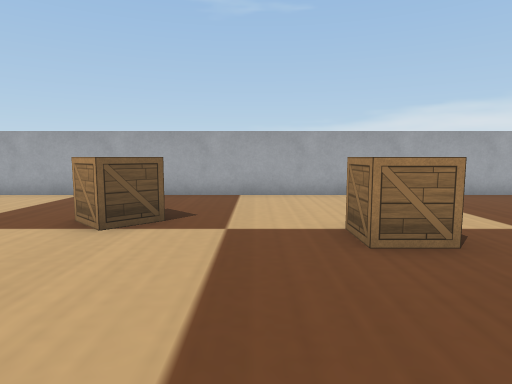
view 1 (above)

17 first-person views from a walk through a robot-simulator world made for Webots. The camera is 0.06 m above the floor, tilts 6° down and sees 75° across. The floor is counted in squares, 0.05 m on a side. Each view is taken from the middle of a square. On the plan, view 1 faces up. The plan holds only what a view shows up to about 13 squares ahead; the rest is blank. The robots in the file are not drawn. Webots' stock objects and surfaces are drawn as simple stand-ins.

view 2
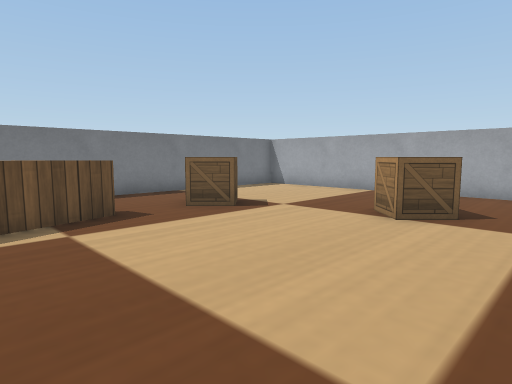

view 3
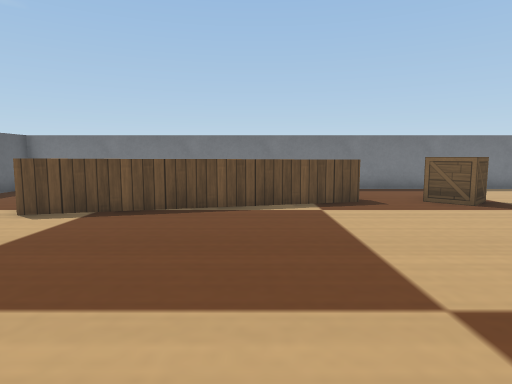

view 4
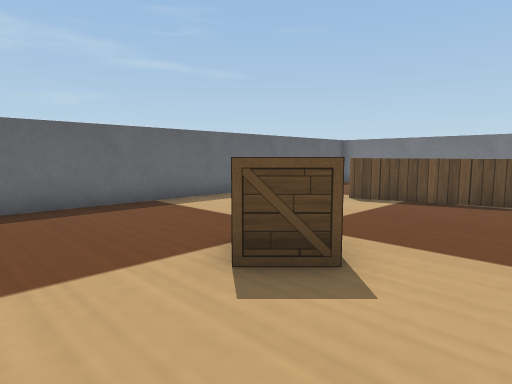

view 5
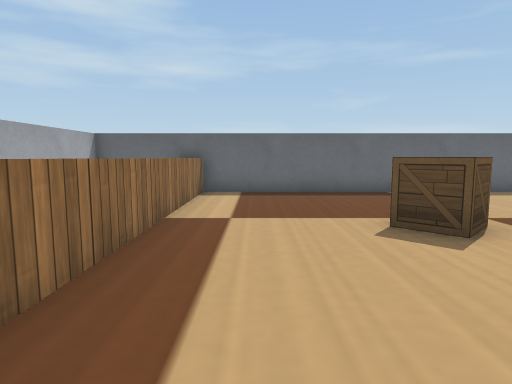

view 6
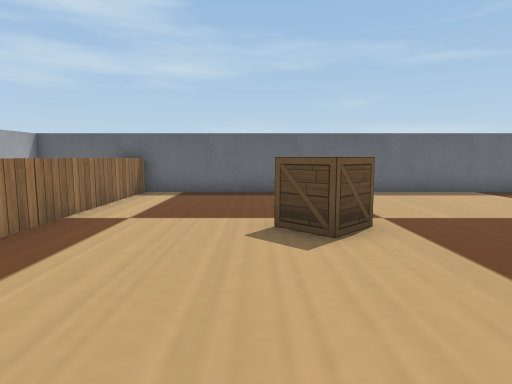

view 7
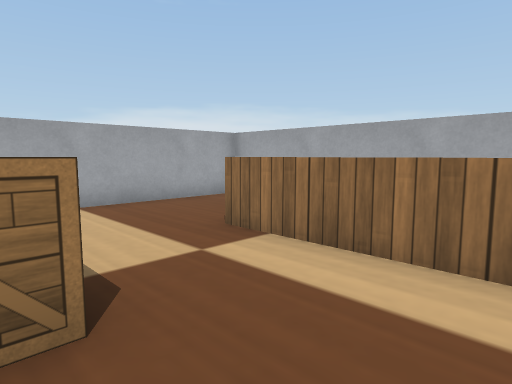

view 8
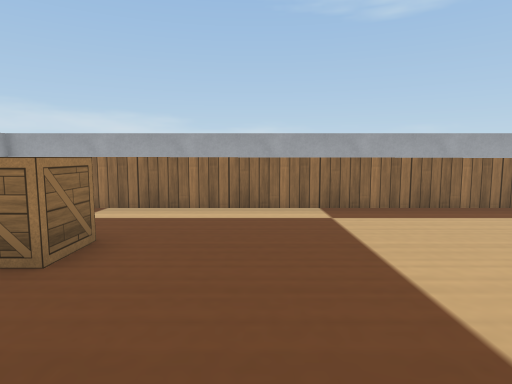

view 9
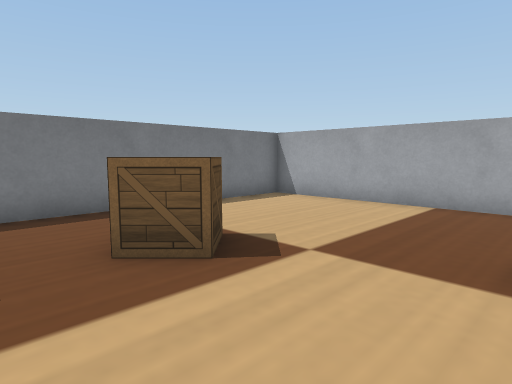

view 10
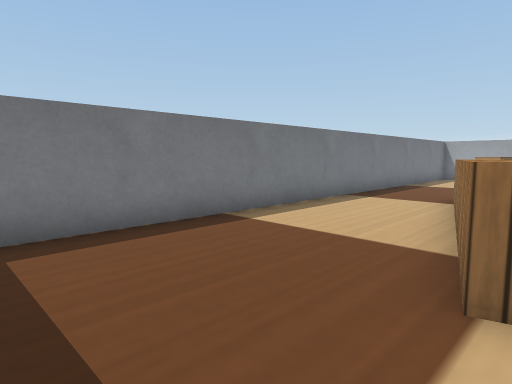

view 11
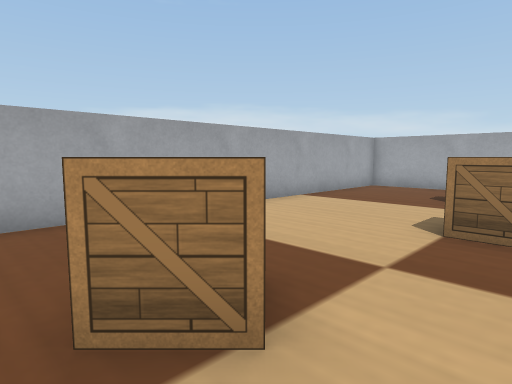

view 12
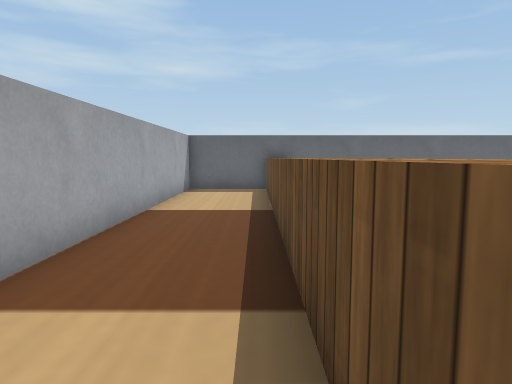

view 13
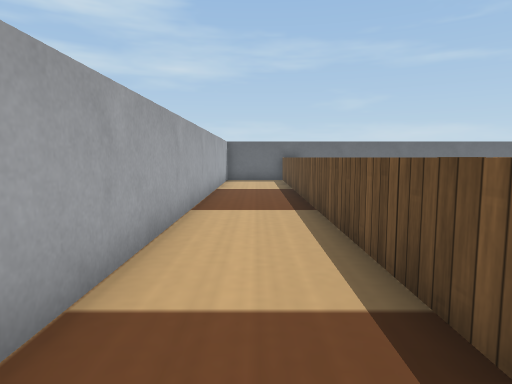

view 14
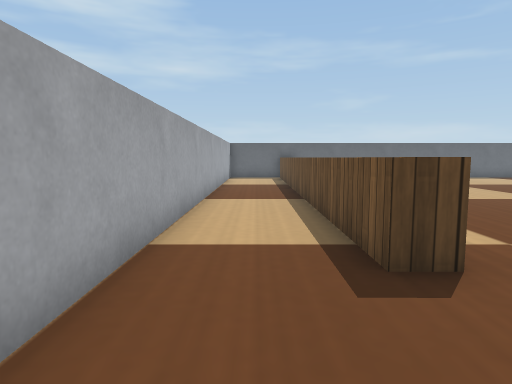

view 15
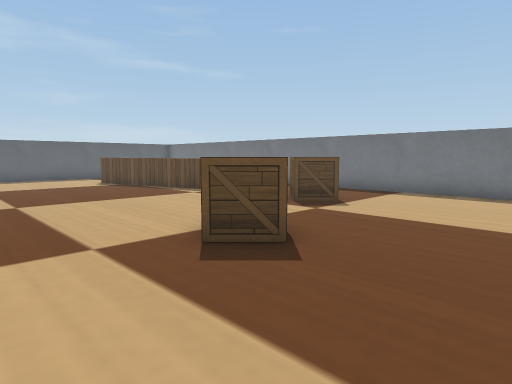

view 16
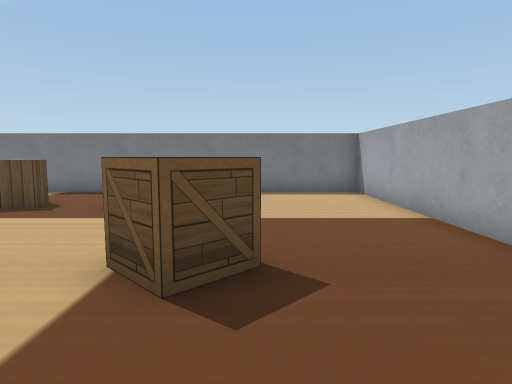

view 17
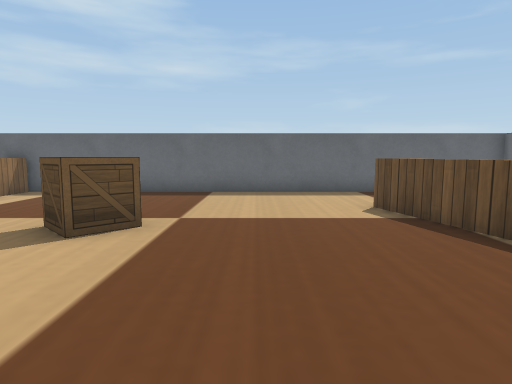

### Floor plan
Points are (right, up) in squares from view 1. A wall is a line through its corners. A room is listed if a view was taken in it or the views show most of it. See-through windows are left out.
Room 1 (views 1, 2, 3, 4, 5, 6, 7, 8, 9, 10, 11, 12, 13, 14, 15, 16, 17)
walls: (-5.2, -6.1) (-5.6, -6.2) (-7.7, 1.6) (-6.9, 1.8) (-4.8, -6.1); (5.8, -9.5) (5.8, 6.6) (6.6, 6.6) (6.6, -8.5); (-10.5, 10.5) (-10.5, -9.5) (9.5, -9.5) (9.5, 10.5) (-10.5, 10.5)
objects: wooden box (-8, 4) to (-6, 5); wooden box (-3, 6) to (-2, 7); wooden box (0, -4) to (2, -3); wooden box (2, 4) to (3, 5)

Where each view was taken, in squares from view 1:
view 1: 0 up, 0 right, facing up
view 2: 1 down, 0 right, facing up-left
view 3: 1 down, 2 right, facing left
view 4: 1 down, 4 right, facing down-left
view 5: 2 up, 4 right, facing down
view 6: 2 up, 2 right, facing down
view 7: 2 up, 2 right, facing up-right
view 8: 2 up, 2 left, facing right
view 9: 2 up, 3 left, facing up-left
view 10: 9 down, 5 left, facing up-left
view 11: 4 up, 4 left, facing up-right
view 12: 3 up, 7 right, facing down
view 13: 8 up, 8 right, facing down
view 14: 10 up, 8 right, facing down
view 15: 10 up, 1 right, facing down-left
view 16: 7 up, 1 right, facing left
view 17: 2 up, 2 left, facing down
